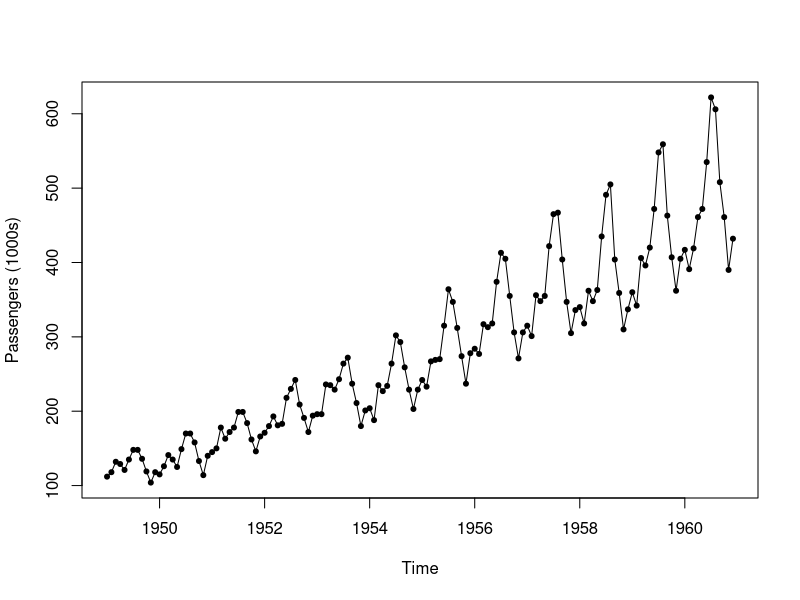
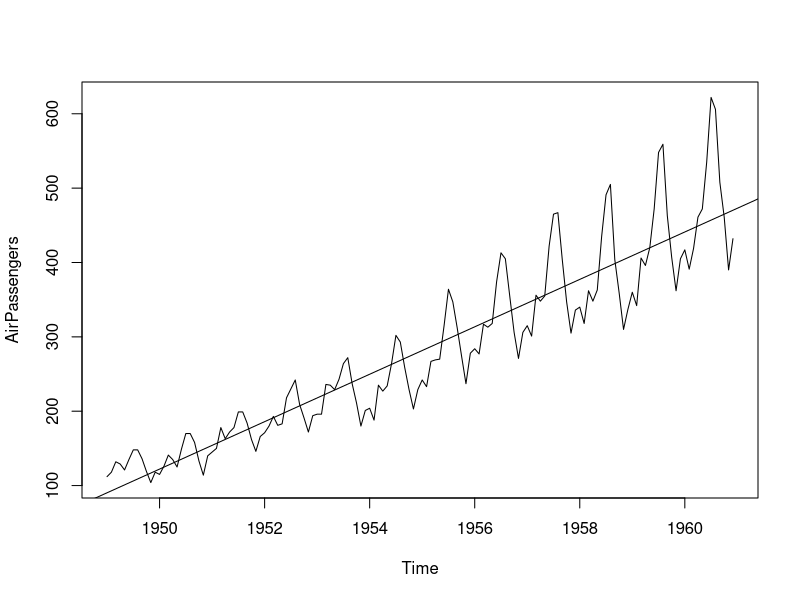
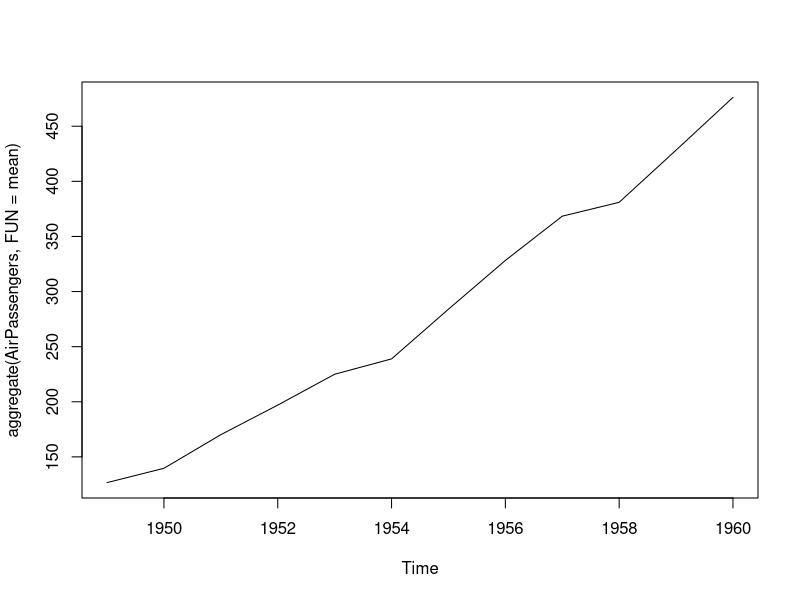
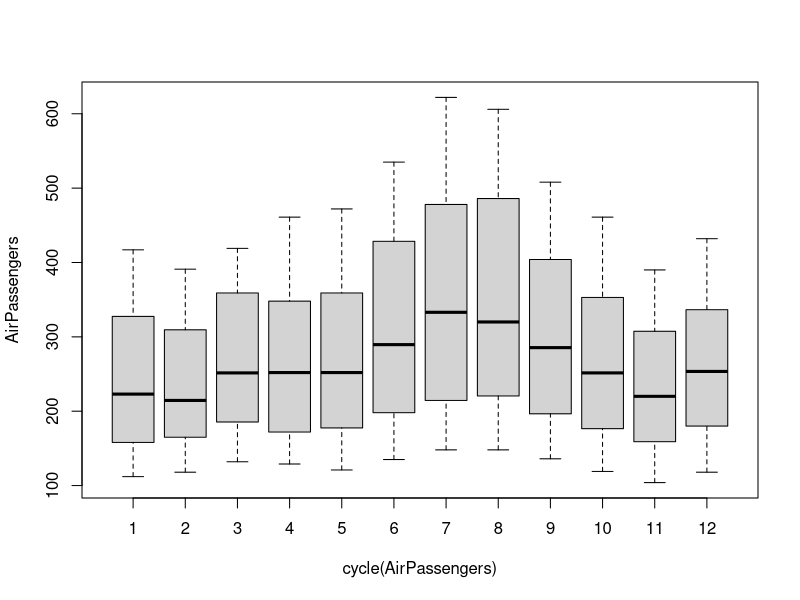
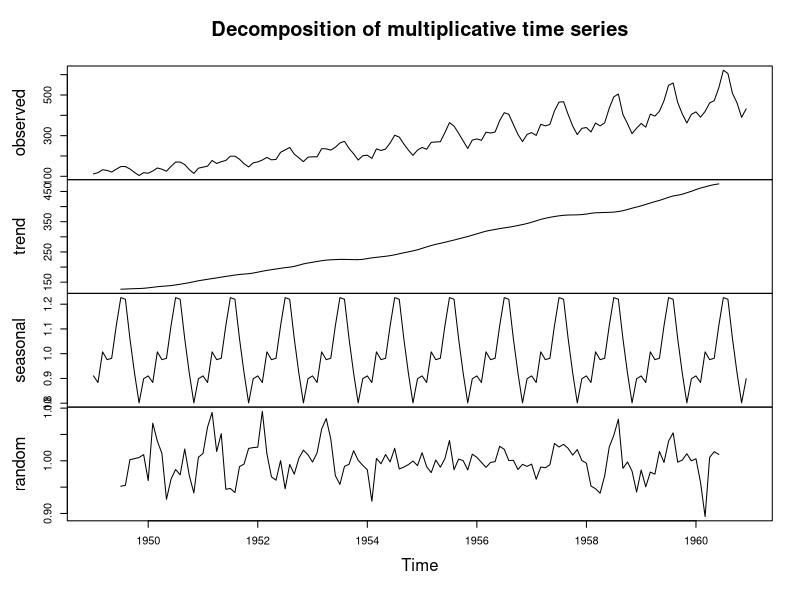
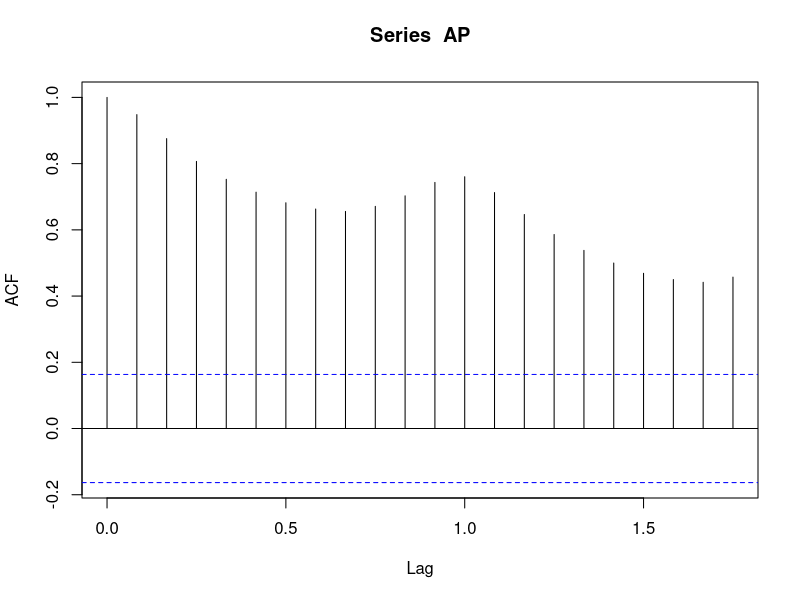

The R script that drew these images, in order: (Note: this script raises an error after producing the figures.)
 data("AirPassengers")
 AP <- AirPassengers
 plot(AP, ylab = "Passengers (1000s)", type = "o", pch = 20)

 View(AirPassengers)
 #This tells you that the data series in a time series format
 class(AirPassengers)
 #This is start of the time series
 start(AirPassengers)
 #This is end of the series
 end(AirPassengers)
 frequency(AirPassengers) 
 #The cycle of  this time series is 12 months in a year
 summary(AirPassengers) 
 #The number of passengers are distributed aross the spectrum
 plot(AirPassengers) 
 abline(reg=lm(AirPassengers~time(AirPassengers))) 
 #This will print cycle across the years
 cycle(AirPassengers) 
 #This will aggregate the cycles and display a year on year trend
 plot(aggregate(AirPassengers,FUN=mean))
 
 #This will give sense on seasonal effect
 boxplot(AirPassengers~cycle(AirPassengers))
 library(tseries)
 decomposeAP <- decompose(AP,"multiplicative")
 decomposeAP
 plot(decomposeAP)
 adf.test(AP)
 adf.test(diff(log(AirPassengers)), alternative="stationary", k=0) 
 plot(acf(AP,plot=F))+ labs(title="Correlogram of AP from 1949 to 1961")
  
 #ACF plots
 acf(log(AirPassengers))
 acf(diff(log(AirPassengers))) 
 pacf(diff(log(AirPassengers))) 
 #Model fitting
 library(forecast)
 (fit <- arima(log(AirPassengers), c(2, 1, 2),seasonal = list(order = c(0, 1, 1), period = 12)))
 APforecast <- predict(fit,n.ahead = 10*12)
 APforecast
 #Prediction
 pred <- predict(fit, n.ahead = 10*12)
 pred
 ts.plot(AirPassengers,2.718^pred$pred, log = "y", lty = c(1,3))
 
 
 
 
 